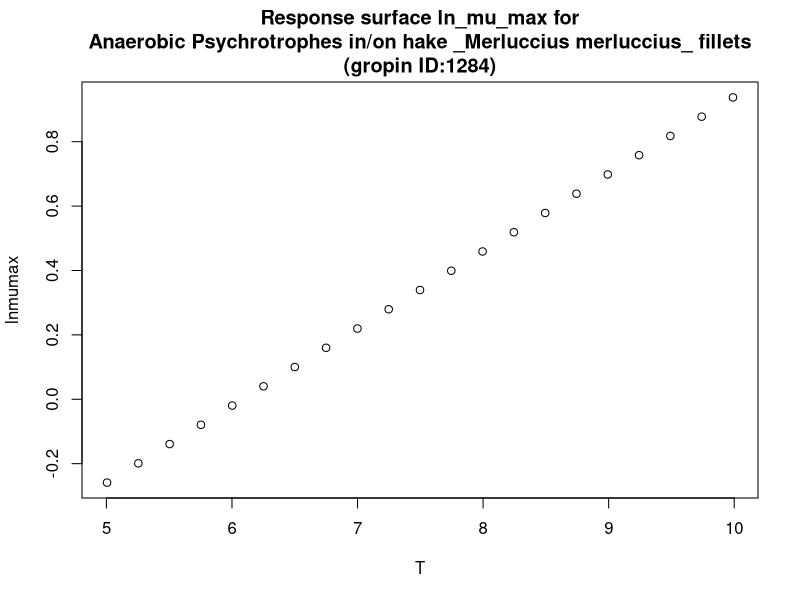

This chart was generated by the following R code:
#############################
# start of Parameter script
#############################
T <- seq(5.005,9.99000999000999,length.out=21)
#############################
# end of Parameter script
#############################
############################# 
# start of Model script Gropin ID 1284 
#############################
 
# constant coefficients for this model
 
variables <- data.frame(T)
argumentsPar <- unique.data.frame(expand.grid(variables))
 
# heart of the model
response_surface <- function(T) {
   mumax <-0.240*T-1.46

	return(mumax=mumax)
} 

# output parameters
responseSurface <- cbind(argumentsPar,response_surface(argumentsPar['T']))
colnames(responseSurface) <- c(colnames(argumentsPar),'lnmumax')
#############################
# End of Model script
#############################
############################# 
# start of Visualisation script Gropin ID 1284 
#############################
titleText <-'Response surface ln_mu_max for
Anaerobic Psychrotrophes in/on hake _Merluccius merluccius_ fillets
(gropin ID:1284)'
plot(T,responseSurface$'lnmumax',xlab='T',
                          ylab='lnmumax',main=titleText)
#############################
# End of Visualisation script
#############################
